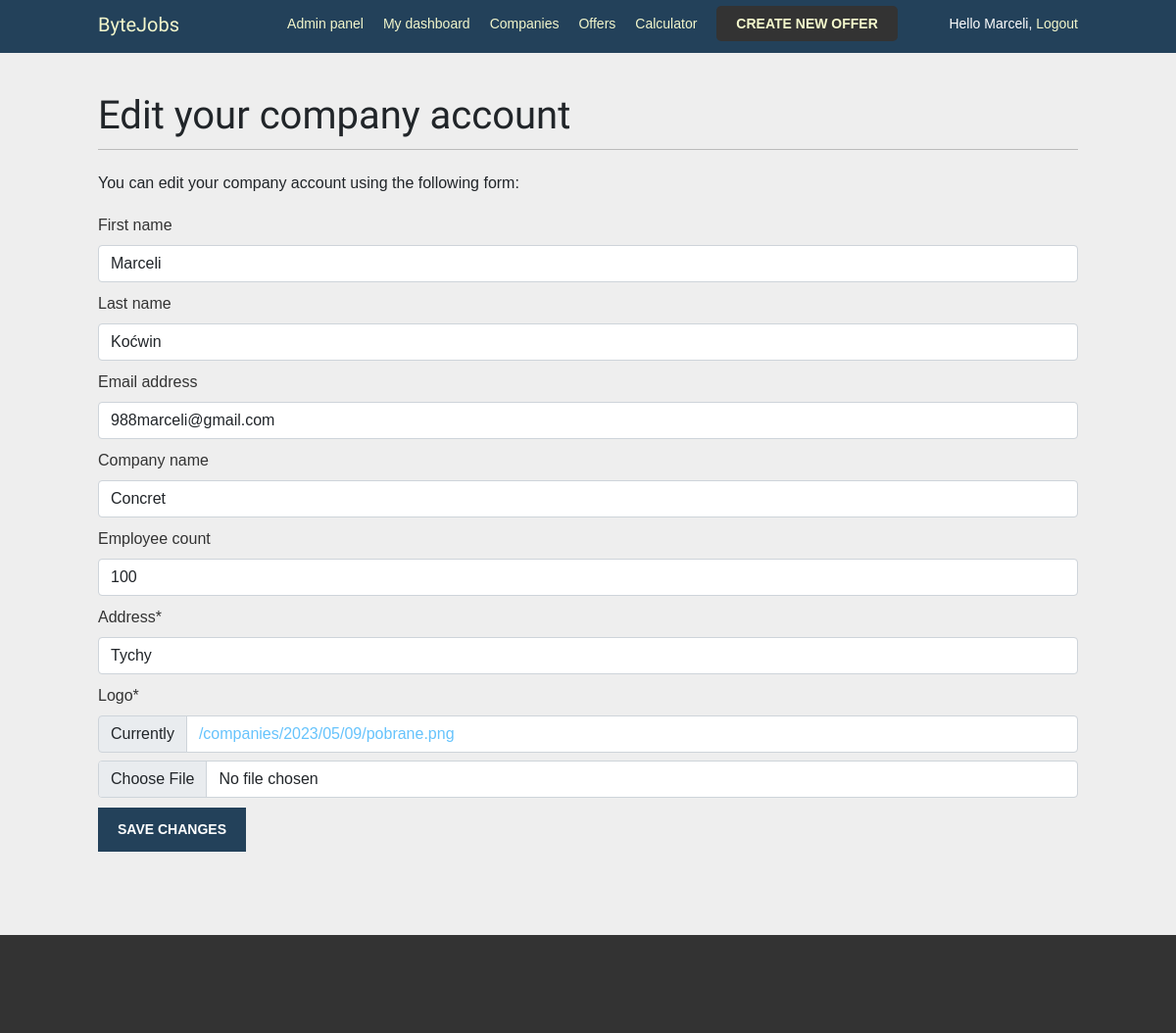
The page /account/edit/company/ (signed in) on the database as committed earlier.
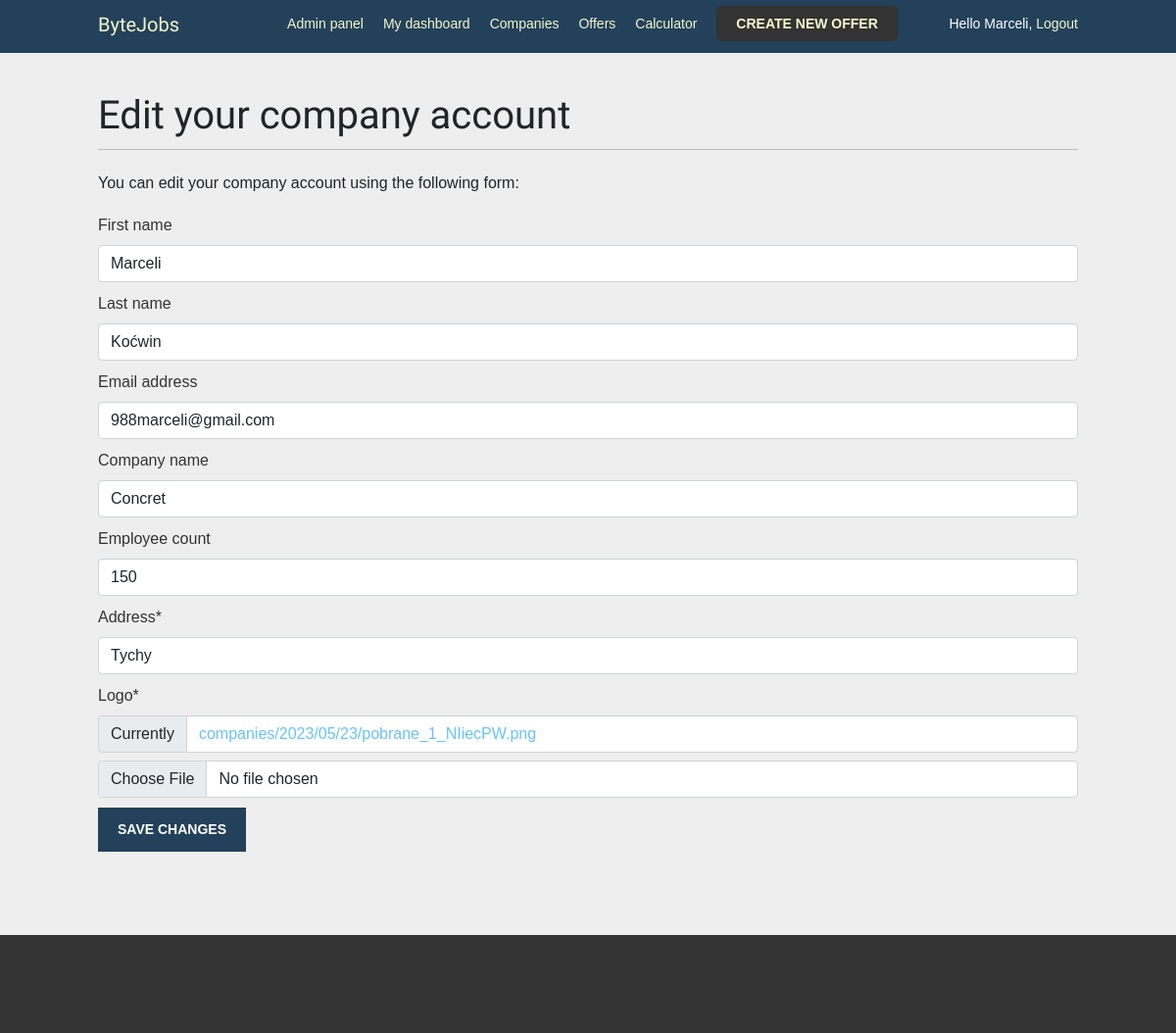
The same page on the database as committed later.
### account/models.py (models this page shows, shortened)
class Company(models.Model):
    user = models.OneToOneField(User, on_delete=models.CASCADE, related_name='company')
    company_name = models.CharField(max_length=100, unique=True, blank=True)
    employee_count = models.PositiveIntegerField(null=True, blank=True)
    address = models.CharField(max_length=100)
    logo = models.ImageField(upload_to='companies/%Y/%m/%d/', default='/companies/2023/05/09/pobrane.png')
    class Meta:
        verbose_name_plural = 'Companies'

### account/views.py (the view, shortened to what this page needs)
# urls.py: path('edit/company/', CompanyEditView.as_view(), name='edit_company'),
class CompanyEditView(View):
    def get(self, request):
        user_edit_form = UserEditForm(instance=request.user)
        company_edit_form = CompanyEditForm(instance=request.user.company)
        return render(request, 'account/company_edit.html', {'user_form': user_edit_form, 'company_form': company_edit_form})

### account/forms.py
class UserEditForm(forms.ModelForm):
    class Meta:
        model = User
        fields = ['first_name', 'last_name', 'email']

class CompanyEditForm(forms.ModelForm):
    class Meta:
        model = Company
        fields = ['company_name', 'employee_count', 'address', 'logo']

### account/templates/account/company_edit.html (shortened to what this page needs)
{% extends "base.html" %}
{% load crispy_forms_filters %}
{% load crispy_forms_tags %}
{% block content %}
  <h1>Edit your company account</h1>
  <p>You can edit your company account using the following form:</p>
  <form method="post" enctype="multipart/form-data" class="mb-5">
    {{ user_form|crispy }}
    {{ company_form|crispy }}
    <p><input type="submit" value="Save changes"></p>
  </form>
{% endblock %}

Rows that differ between the two databases and show on the page:
changed Company "Concret": employee_count "100" → "150"
Other text that changed with them:
text no longer shown: "Company name Employee count Address * Logo * Currently /companies/2023/05/09/pobrane.png"
text now shown: "Company name Employee count Address * Logo * Currently companies/2023/05/23/pobrane_1_NIiecPW.png"
